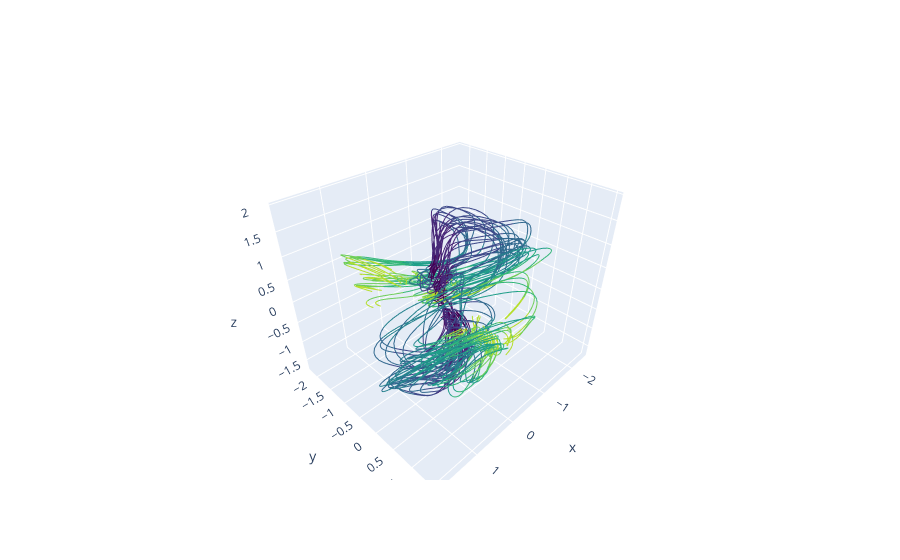

Notebook code cell kept with this figure:
### Code cell
fig = go.Figure()
num_time_points = projection.shape[-1]
indices_to_plot = np.arange(0,projection.shape[0],1)

for i in indices_to_plot:
    x = projection[i, 0, :]
    y = projection[i, 1, :]
    z = projection[i, 2, :]

    for t in range(num_time_points - 1):
        color_scale = colors.sequential.Viridis
        color_index = int(t / (num_time_points - 1) * (len(color_scale) - 1))
        fig.add_trace(go.Scatter3d(
            x=x[t:t+2],
            y=y[t:t+2],
            z=z[t:t+2],
            mode='lines',
            line=dict(color=color_scale[color_index]),
            showlegend=False
        ))
fig.show()
